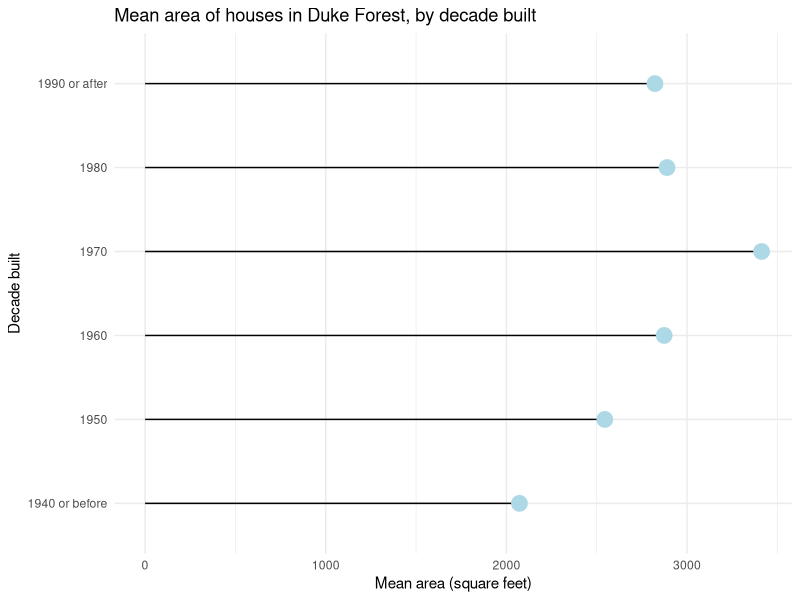
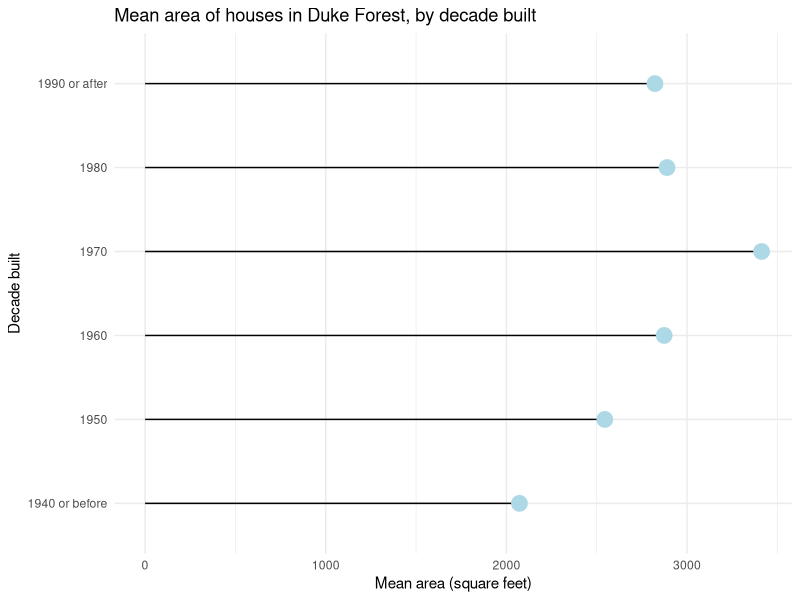

Write the R code that produced these figures, in order.
## ---- chunk 1
#| message: false
library(tidyverse)
## ---- chunk 2
#| message: false
#| fig-width: 8
#| fig-height: 4
#| echo: false
df_r <- read_csv("data/mean-area-decade.csv")

ggplot(
  df_r,
  aes(x = mean_area, y = decade_built_cat)
) +
  geom_segment(
    aes(
      x = 0,
      xend = mean_area,
      y = decade_built_cat,
      yend = decade_built_cat
    )
  ) +
  geom_point(size = 5, color = "lightblue") +
  labs(
    x = "Mean area (square feet)",
    y = "Decade built",
    title = "Mean area of houses in Duke Forest, by decade built"
  ) +
  theme_minimal()
## ---- chunk 3
#| message: false
#| fig-width: 8
#| fig-height: 4
#| echo: false
df_r <- read_csv("data/mean-area-decade.csv")

ggplot(
  df_r,
  aes(x = mean_area, y = decade_built_cat)
) +
  geom_segment(
    aes(
      x = 0,
      xend = mean_area,
      y = decade_built_cat,
      yend = decade_built_cat
    )
  ) +
  geom_point(size = 5, color = "lightblue") +
  labs(
    x = "Mean area (square feet)",
    y = "Decade built",
    title = "Mean area of houses in Duke Forest, by decade built"
  ) +
  theme_minimal()
